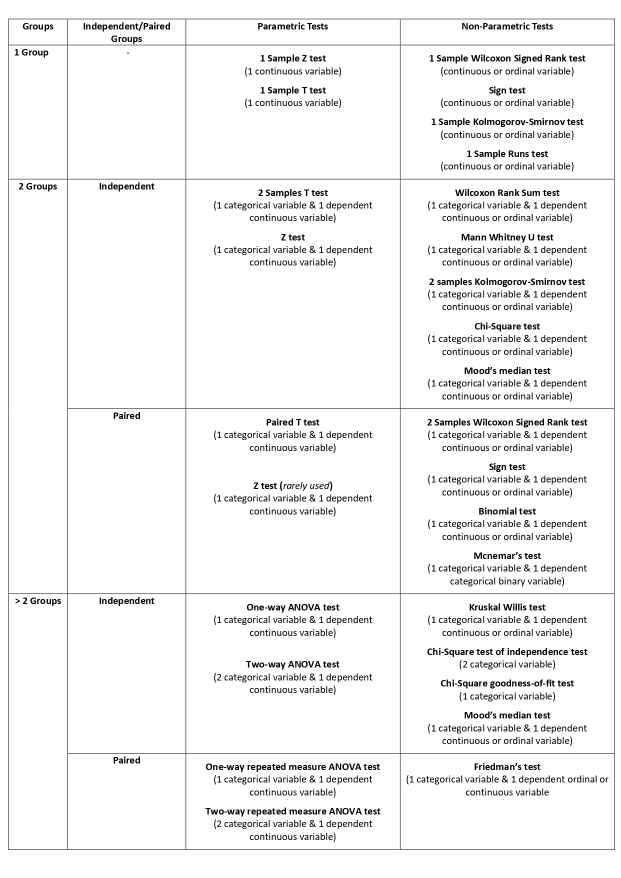
#> input picture Statistics & Probability/Groups/images/groups.jpg, 1241 x 1755 px (shown at 1/2 size)
$ jupyter execute groups.ipynb
#> lines starting #> are read from the running program, lines starting #| are printed output that depends on the picture
1. [Groups](#groups)
2. [Between/Independent Groups vs Within/Paired/Related Group](#betweenindependent-groups-vs-withinpairedrelated-groups)

#### Groups:
- it represents different categories, populations, or conditions that are being compared.
- Examples of group comparisons:
    - Comparing the average test scores of students who received a new teaching method versus those who did not [Between Groups]
    - Comparing the survival rates of same list of patients before receiving the drug and after receiving the drug [Within Groups]
    - Comparing the prevalence of a disease in different geographic regions [Between Groups (more than 2 groups)]

[cell 1]
from PIL import Image
from IPython.display import display

img = Image.open('images/groups.jpg')
#> img is the input picture: PIL image 1241x1755 RGB; min 0, max 255, mean 243.4
new_image = img.resize((880, 1200))
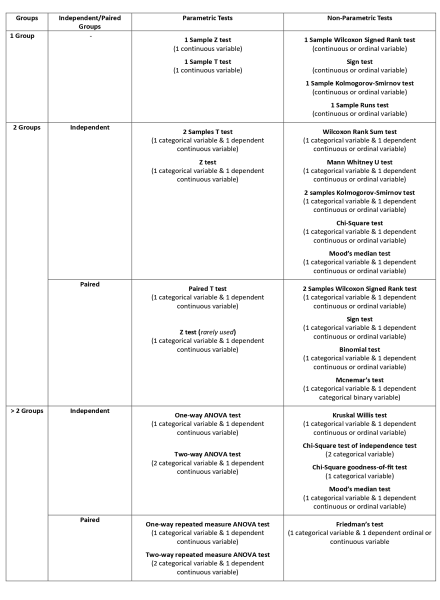
#> new_image: PIL image 880x1200 RGB (shown at 1/2 size); min 0, max 255, mean 243
display(new_image)


$ run again, with Statistics & Probability/Groups/images/one-group.png saved as Statistics & Probability/Groups/images/groups.jpg
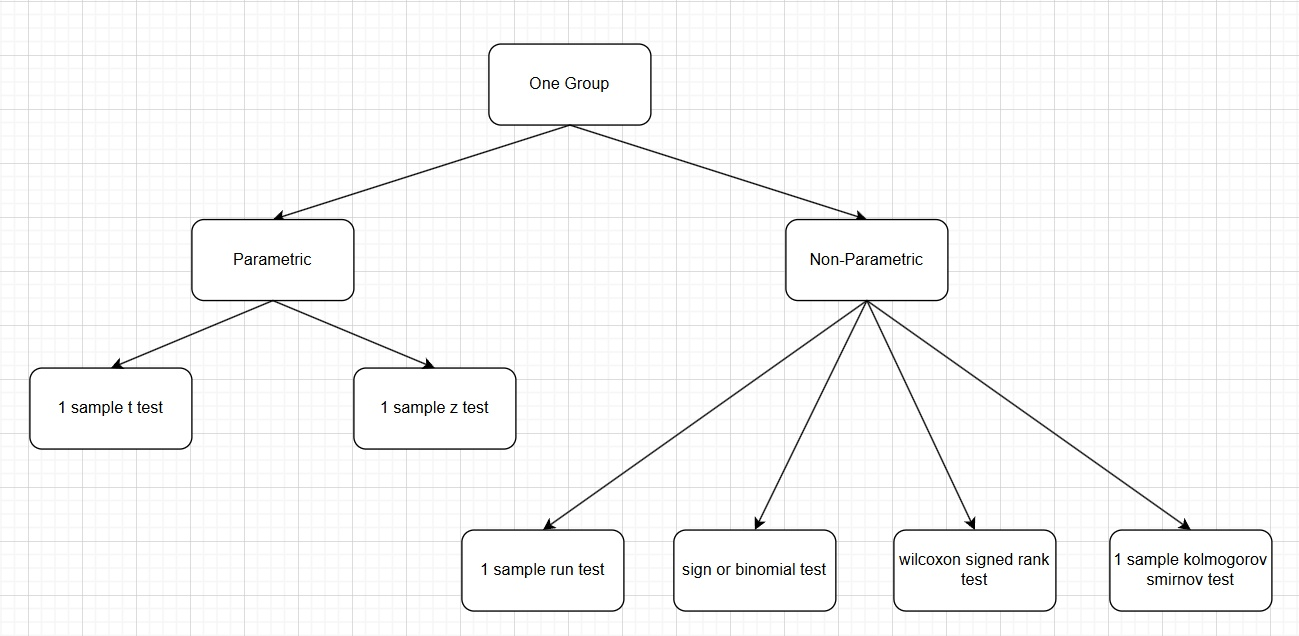
#> input picture Statistics & Probability/Groups/images/one-group.png, 1299 x 636 px
#> img is the input picture: PIL image 1299x636 RGB; mean R, G, B 248.5, 248.6, 248.5
#> `new_image = img.resize((880, 1200))`:
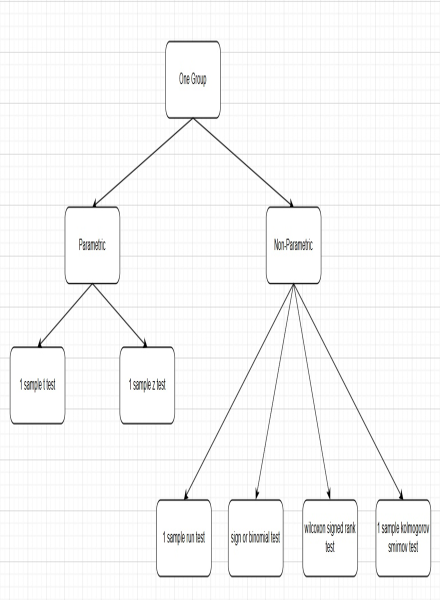
#> new_image: PIL image 880x1200 RGB (shown at 1/2 size); mean R, G, B 248.4, 248.4, 248.3
